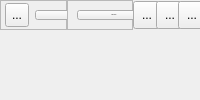
     <widget class="QWidget" name="headerContainer" native="true">
      <layout class="QVBoxLayout" name="verticalLayout">
       <property name="spacing">
        <number>0</number>
       </property>
       <property name="leftMargin">
        <number>0</number>
       </property>
       <property name="topMargin">
        <number>0</number>
       </property>
       <property name="rightMargin">
        <number>0</number>
       </property>
       <property name="bottomMargin">
        <number>0</number>
       </property>
       <item alignment="Qt::AlignmentFlag::AlignTop">
        <widget class="QWidget" name="header" native="true">
         <property name="sizePolicy">
          <sizepolicy hsizetype="Ignored" vsizetype="Preferred">
           <horstretch>0</horstretch>
           <verstretch>0</verstretch>
          </sizepolicy>
         </property>
         <layout class="QHBoxLayout" name="horizontalLayout_2">
          <property name="spacing">
           <number>0</number>
          </property>
          <property name="leftMargin">
           <number>0</number>
          </property>
          <property name="topMargin">
           <number>0</number>
          </property>
          <property name="rightMargin">
           <number>0</number>
          </property>
          <property name="bottomMargin">
           <number>0</number>
          </property>
          <item alignment="Qt::AlignmentFlag::AlignLeft">
           <widget class="QFrame" name="appIconTitleFrame">
            <property name="frameShape">
             <enum>QFrame::Shape::StyledPanel</enum>
            </property>
            <property name="frameShadow">
             <enum>QFrame::Shadow::Raised</enum>
            </property>
            <layout class="QHBoxLayout" name="horizontalLayout_4">
             <property name="spacing">
              <number>6</number>
             </property>
             <property name="leftMargin">
              <number>4</number>
             </property>
             <property name="topMargin">
              <number>0</number>
             </property>
             <property name="rightMargin">
              <number>6</number>
             </property>
             <property name="bottomMargin">
              <number>0</number>
             </property>
             <item>
              <widget class="QToolButton" name="appIconBtn">
               <property name="minimumSize">
                <size>
                 <width>24</width>
                 <height>24</height>
                </size>
               </property>
               <property name="text">
                <string>...</string>
               </property>
               <property name="icon">
                <iconset resource="res.qrc">
                 <normaloff>:/icons/icons/activity.svg</normaloff>:/icons/icons/activity.svg</iconset>
               </property>
               <property name="iconSize">
                <size>
                 <width>24</width>
                 <height>24</height>
                </size>
               </property>
              </widget>
             </item>
             <item>
              <widget class="QPushButton" name="appTitleBtn">
               <property name="minimumSize">
                <size>
                 <width>108</width>
                 <height>0</height>
                </size>
               </property>
               <property name="font">
                <font>
                 <family>Segoe UI</family>
                 <pointsize>-1</pointsize>
                 <bold>true</bold>
                </font>
               </property>
               <property name="text">
                <string>Bitroid DM</string>
               </property>
              </widget>
             </item>
            </layout>
           </widget>
          </item>
          <item>
           <spacer name="headerSpacerLeft">
            <property name="orientation">
             <enum>Qt::Orientation::Horizontal</enum>
            </property>
            <property name="sizeHint" stdset="0">
             <size>
              <width>40</width>
              <height>20</height>
             </size>
            </property>
           </spacer>
          </item>
          <item alignment="Qt::AlignmentFlag::AlignRight">
           <widget class="QFrame" name="netSpeedFrame">
            <property name="frameShape">
             <enum>QFrame::Shape::StyledPanel</enum>
            </property>
            <property name="frameShadow">
             <enum>QFrame::Shadow::Raised</enum>
            </property>
            <layout class="QHBoxLayout" name="horizontalLayout_9" stretch="0">
             <property name="spacing">
              <number>9</number>
             </property>
             <property name="leftMargin">
              <number>9</number>
             </property>
             <property name="topMargin">
              <number>9</number>
             </property>
             <property name="rightMargin">
              <number>9</number>
             </property>
             <property name="bottomMargin">
              <number>9</number>
             </property>
             <item>
              <widget class="QPushButton" name="netSpeedBtn">
               <property name="minimumSize">
                <size>
                 <width>74</width>
                 <height>0</height>
                </size>
               </property>
               <property name="font">
                <font>
                 <family>Segoe UI</family>
                 <pointsize>-1</pointsize>
                </font>
               </property>
               <property name="text">
                <string>999.9 KB/s</string>
               </property>
               <property name="icon">
                <iconset resource="res.qrc">
                 <normaloff>:/icons/icons/cil-speedometer.png</normaloff>:/icons/icons/cil-speedometer.png</iconset>
               </property>
               <property name="iconSize">
                <size>
                 <width>16</width>
                 <height>16</height>
                </size>
               </property>
              </widget>
             </item>
            </layout>
           </widget>
          </item>
          <item alignment="Qt::AlignmentFlag::AlignRight">
           <widget class="QFrame" name="appControlFrame">
            <layout class="QHBoxLayout" name="horizontalLayout">
             <property name="spacing">
              <number>0</number>
             </property>
             <property name="leftMargin">
              <number>0</number>
             </property>
             <property name="topMargin">
              <number>0</number>
             </property>
             <property name="rightMargin">
              <number>0</number>
             </property>
             <property name="bottomMargin">
              <number>0</number>
             </property>
             <item>
              <widget class="QToolButton" name="appMinBtn">
               <property name="minimumSize">
                <size>
                 <width>28</width>
                 <height>28</height>
                </size>
               </property>
               <property name="text">
                <string>...</string>
               </property>
               <property name="icon">
                <iconset resource="res.qrc">
                 <normaloff>:/icons/icons/icon_minimize.png</normaloff>:/icons/icons/icon_minimize.png</iconset>
               </property>
               <property name="iconSize">
                <size>
                 <width>32</width>
                 <height>32</height>
                </size>
               </property>
              </widget>
             </item>
             <item>
              <widget class="QToolButton" name="appMaxBtn">
               <property name="minimumSize">
                <size>
                 <width>28</width>
                 <height>28</height>
                </size>
               </property>
               <property name="text">
                <string>...</string>
               </property>
               <property name="icon">
                <iconset resource="res.qrc">
                 <normaloff>:/icons/icons/icon_maximize.png</normaloff>:/icons/icons/icon_maximize.png</iconset>
               </property>
               <property name="iconSize">
                <size>
                 <width>32</width>
                 <height>32</height>
                </size>
               </property>
              </widget>
             </item>
             <item>
              <widget class="QToolButton" name="appCloseBtn">
               <property name="minimumSize">
                <size>
                 <width>28</width>
                 <height>28</height>
                </size>
               </property>
               <property name="text">
                <string>...</string>
               </property>
               <property name="icon">
                <iconset resource="res.qrc">
                 <normaloff>:/icons/icons/icon_close.png</normaloff>:/icons/icons/icon_close.png</iconset>
               </property>
               <property name="iconSize">
                <size>
                 <width>32</width>
                 <height>32</height>
                </size>
               </property>
              </widget>
             </item>
            </layout>
           </widget>
          </item>
         </layout>
        </widget>
       </item>
      </layout>
     </widget>
